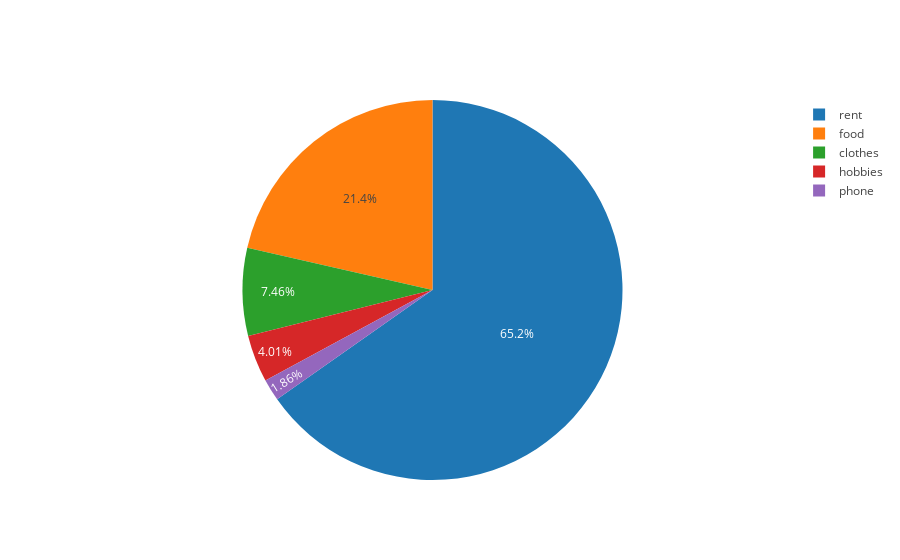

The code cell stored with this chart in its notebook:
### Markdown cell above
### pie charts

### Code cell
labels = ['rent','food','clothes','hobbies','phone']
values = [700,230,80,43,20]

trace = go.Pie(labels=labels, values=values)

iplot([trace], filename='basic_pie_chart')

### Figure 1 — Plotly figure (JSON) as saved in the notebook; plotly's stock layout.template omitted (floating-point values rounded to 4 significant figures)
{"data": [{"labels": ["rent", "food", "clothes", "hobbies", "phone"], "type": "pie", "values": [700, 230, 80, 43, 20]}], "layout": {}}
